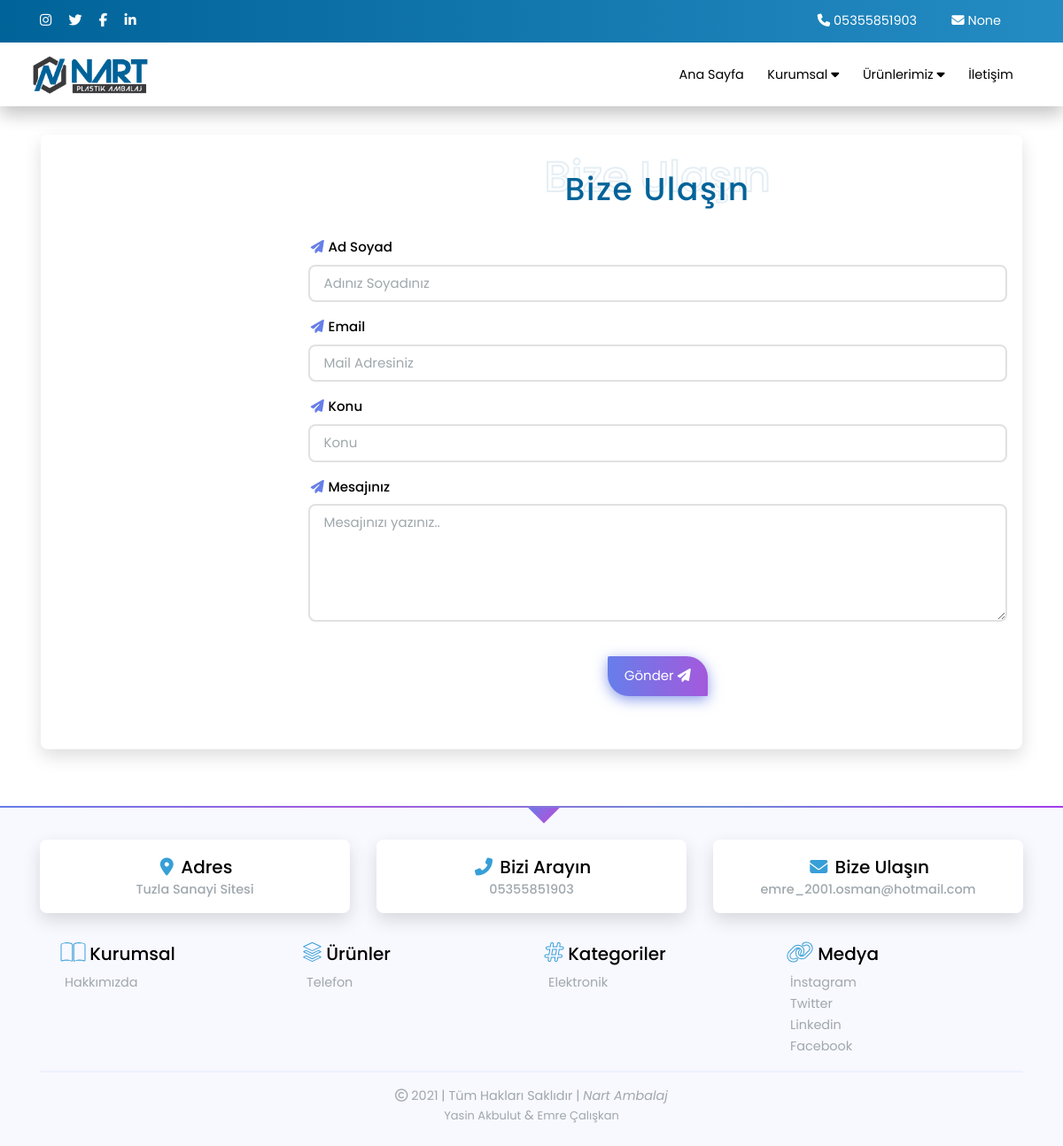
Page /page/iletisim on the committed database.
### page/models.py (models this page shows, shortened)
class SiteSettings(models.Model):
    site_ismi = models.CharField(
        max_length=200,
        null=True,
        blank=True,
        verbose_name='Site İsmi(Nart Plastik olmalı)'
    )
    firma_mail_adres = models.CharField(
        max_length=200,
        null=True,
        blank=True,
        verbose_name='Firmanın Mail Adresi'
    )
    firma_telefonu = models.CharField(
        max_length=200,
        null=True,
        blank=True,
        verbose_name='Firma Telefon Numarası'
    )
    firma_kisa_adres = models.CharField(
        max_length=450,
        null=True,
        blank=True,
        verbose_name='Firma Kısa Adresi'
    )
    firma_harita_kodu = models.TextField(
        null=True,
        blank=True,
        verbose_name='Harita Kodu(Google Maps Kodu)'
    )
    site_aciklama = models.TextField(
        null=True,
        blank=True,
        verbose_name='Site Açıklaması(Site)(Google Kısmı)'
    )
    site_keywords = models.TextField(
        null=True,
        blank=True,
        verbose_name='Site Anahtar Kelimeleri(Keywords)'
    )
    smtp_mail_server = models.CharField(
        max_length=200,
        null=True,
        blank=True,
    )
    smtp_mail_name = models.CharField(
        max_length=200,
        null=True,
        blank=True,
    )
    smtp_port = models.IntegerField(
        null=True,
        blank=True,
    )
    smtp_mail_password = models.CharField(
        max_length=200,
        null=True,
        blank=True,
    )
    google_analytics = models.TextField(
        null=True,
        blank=True,
        verbose_name='Google Anaylytics Kodu(Burayı Gerekmedikçe Değiştirmeyin)'
    )
    google_adsense = models.TextField(
        null=True,
        blank=True,
        verbose_name='Google Adsense Kodu(Burayı Gerekmedikçe Değiştirmeyin)'
    )
    google_search = models.TextField(
        null=True,
        blank=True,
        verbose_name='Google Search Kodu(Burayı Gerekmedikçe Değiştirmeyin)'
    )
    instagram_hesabi = models.CharField(
        max_length=200,
        verbose_name='Instagram Adresi',
        null=True,
        blank=True,
    )
    twitter_hesabi = models.CharField(
        max_length=200,
        verbose_name='Twitter Adresi',
        null=True,
        blank=True,
    )
    facebook_hesabi = models.CharField(
        max_length=200,
        verbose_name='Facebook Adresi',
        null=True,
        blank=True,
    )
    linkedin_hesabi = models.CharField(
        max_length=200,
        verbose_name='Linkedin Adresi',
        null=True,
        blank=True,
    )
    kisisel_telefon_numarasi = models.CharField(
       max_length=200,
       verbose_name='Telefon Numarası',
       null=True,
       blank=True,
    )
    mail_adresi = models.CharField(
       max_length=200,
       verbose_name='Mail Adresi',
       null=True,
       blank=True,
    )
    firma_harita_link = models.TextField(
        null=True,
        blank=True,
        verbose_name='Firma Harita Link(Burasını Gerekmedikçe Değiştirmeyin)'
    )
    class Meta:
        verbose_name = 'Site Ayarları'
        verbose_name_plural = 'Ayarlar'

class Page(models.Model):
    title = models.CharField(max_length=200)
    content = RichTextField()
    cover_image = models.ImageField(
        upload_to='page',
        null=True,
        blank=True,
        )
    slug = models.SlugField(
        max_length=200,
        default="",
    )
    status = models.CharField(
        default=DEFAULT_STATUS,
        choices=STATUS,
        max_length=10
    )
    created_at = models.DateTimeField(auto_now_add=True)
    updated_at = models.DateTimeField(auto_now=True)
    class Meta:
        verbose_name = 'Sayfalar'
        verbose_name_plural = 'Sayfalar'

### product/models.py (models this page shows, shortened)
class Product(models.Model):
    product_name = models.CharField(
        max_length=250,
        verbose_name="Ürün İsmi"
        )
    product_desc = models.TextField()
    product_categories = models.ForeignKey(
        CategoriesModel,
        on_delete=models.CASCADE,
        verbose_name="Ürün Kategorisi",
        related_name="Kategori",
        null=True,
        blank=True,
        )
    slug = models.SlugField(
        max_length=200,
        default="",
    )
    created_at = models.DateTimeField(auto_now_add=True)
    updated_at = models.DateTimeField(auto_now=True)
    cover_image = models.ImageField(
        upload_to = 'product_main_image',
        null = True,
        blank = True,
    )
    class Meta:
        verbose_name = 'Ürünler'
        verbose_name_plural = 'Ürünler'

class CategoriesModel(models.Model):
    categorie_name = models.CharField(
        max_length=100,
        verbose_name="Kategori İsmi",
    )
    slug = models.SlugField(
        max_length=200,
        default="",
    )
    cover_image = models.ImageField(
        verbose_name='Kategori Resmi',
        upload_to = 'category_main_image',
        null = True,
        blank = True,
    )
    created_at = models.DateTimeField(auto_now_add=True)
    updated_at = models.DateTimeField(auto_now=True)
    class Meta:
        verbose_name = 'Kategoriler'
        verbose_name_plural = 'Kategoriler'

### page/views.py (the view, shortened to what this page needs)
# urls.py: path('iletisim',views.contact,name="contact"),
def contact(request):
    context = dict()
    mail_to = SiteSettings.objects.get(site_ismi = 'Nart Plastik')
    context['site_settings'] = mail_to
    pages = Page.objects.all()
    categories = CategoriesModel.objects.all()
    context['pages'] = pages
    context['categories'] = categories
    footer_product = Product.objects.all()[:5]
    footer_catregories = CategoriesModel.objects.all()[:5]
    context['footer_p'] = footer_product
    context['footer_c'] = footer_catregories
    return render(request, "contact.html", context)

### templates/contact.html (shortened to what this page needs)
{% extends 'layout.html' %}
{% block body %}
<div class="contact mt-3">
    <div class="container p-3">
        <div class="contact-area">
            <div class="row">
                <div class="col-lg-3 col-12">
                    <div class="map">
                        <iframe src="{{ site_settings.firma_harita_kodu }}" width="600" height="450" style="border:0;" allowfullscreen="" loading="lazy"></iframe>
                    </div>
                </div>
                <div class="col-lg-9 col-12 form-area">
                    <div class="head" data-aos="zoom-in">
                        <h1 data-value="Bize Ulaşın">Bize Ulaşın</h1>
                    </div>
                    <div class="form">
                        <form action="" method="POST">
                            <div class="inputBox">
                                <label for="">Ad Soyad</label>
                                <input type="text" name="full-name" placeholder="Adınız Soyadınız" id="" required>
                            </div>
                            <div class="inputBox">
                                <label for="">Email</label>
                                <input type="text" name="from-mail" placeholder="Mail Adresiniz" id="" required>
                            </div>
                            <div class="inputBox">
                                <label for="">Konu</label>
                                <input type="text" name="subject" placeholder="Konu" id="" required>
                            </div>
                            <div class="inputBox">
                                <label for="">Mesajınız</label>
                                <textarea name="message" id="" placeholder="Mesajınızı yazınız.." cols="30" rows="5"></textarea>
                            </div>
                            <div class="btn" data-aos="zoom-in">
                                <button type="submit" class="btn-hover color">Gönder <i class="fa fa-paper-plane"></i></button>
                            </div>
                        </form>
                    </div>
                </div>
            </div>
        </div>
    </div>
</div>
{% endblock %}

### templates/includes/header.html (shortened to what this page needs)
{% load static %}
<header class="header">
    <div class="header-up">
        <div class="container">
            <div class="row">
                <div class="col-md-6 col-0 social-icons">
                    <ul>
                        {% if site_settings %}
                        <li><a title="Instagram" href="{{ site_settings.instagram_hesabi }}"><i class="fa fa-instagram"></i></a></li>
                        <li><a title="Twitter" href="{{ site_settings.twitter_hesabi }}"><i class="fa fa-twitter"></i></a></li>
                        <li><a title="Facebook" href="{{ site_settings.facebook_hesabi }}"><i class="fa fa-facebook-f"></i></a></li>
                        <li><a title="Linkedin" href="{{ site_settings.linkedin_hesabi }}"><i class="fab fa-linkedin-in"></i></a></li>
                        {% endif %}
                    </ul>
                </div>
                <div class="col-md-6 col-12 contact-links">
                    <ul>
                        {% if site_settings %}
                        <li><a href="tel:{{ site_settings.firma_telefonu }}"><i class="fa fa-phone"></i> {{ site_settings.firma_telefonu }}</a></li>
                        <li><a href="mailto:{{ site_settings.mail_adresi }}"><i class="fa fa-envelope"></i> {{ site_settings.mail_adresi }}</a></li>
                        {% endif %}
                    </ul>
                </div>
            </div>
        </div>
    </div>
    <div class="header-down">
        <div class="container">
            <div class="row">
                <div class="col-lg-2 col-md-3 col-12 logo-col">
                    <div class="logo">
                        <a href="{% url 'index' %}">
                            <img src="{% static 'images/logo.png' %}" alt="yüklenemedi..">
                        </a>
                    </div>
                </div>
                <div class="col-lg-10 col-md-9 col-0 nav-col">
                    <div class="nav-links">
                        <ul>
                            <li><a href="{% url 'index' %}">Ana Sayfa</a></li>
                            <li>
                                <span>Kurumsal <i class="fa fa-caret-down"></i></span>
                            </li>
                            <li>
                                <span>Ürünlerimiz <i class="fa fa-caret-down"></i></span>
                            </li>
                            <li><a href="{% url 'page:contact' %}">İletişim</a></li>
                        </ul>
                    </div>
                </div>
            </div>
        </div>
    </div>
</header>

### templates/includes/footer.html
<div class="top-border mt-5"></div>
<div class="footer-area">
    <div class="container">
        <div class="row mt-1 mb-4">
            <div class="col-md-4 col-12 my-2">
                <div class="link" data-aos="zoom-in">
                    {% if site_settings %}
                    <a href="{{ site_settings.firma_harita_link }}">
                        <i class="fa fa-map-marker"></i> Adres
                        <p class="text-small m-0">{{ site_settings.firma_kisa_adres }}</p>
                    </a>
                    {% endif %}
                </div>
            </div>
            <div class="col-md-4 col-12 my-2">
                <div class="link" data-aos="zoom-in">
                    {% if site_settings %}
                    <a href="tel:{{ site_settings.firma_telefonu }}">
                        <i class="fa fa-phone-alt"></i> Bizi Arayın
                        <p class="text-small m-0">{{ site_settings.firma_telefonu }}</p>
                    </a>
                    {% endif %}
                </div>
            </div>
            <div class="col-md-4 col-12 my-2">
                {% if site_settings %}
                <div class="link" data-aos="zoom-in">
                    <a href="mailto:{{ site_settings.firma_mail_adres }}">
                        <i class="fa fa-envelope"></i> Bize Ulaşın
                        <p class="text-small m-0">{{ site_settings.firma_mail_adres }}</p>
                    </a>
                </div>
                {% endif %}
            </div>
        </div>
        <div class="row px-4">
            <div class="col-md-3 col-sm-6 col-12">
                <h2><i class="fas fa-book-open"></i> Kurumsal</h2>
                <ul>
                    {% if pages %}
                    {% for page in pages %}
                    <li><a href="{% url 'page:corporate' page.slug %}">{{ page.title }}</a></li>
                    {% endfor %}
                    {% endif %}
                </ul>
            </div>
            <div class="col-md-3 col-sm-6 col-12">
                <h2><i class="fab fa-buffer"></i> Ürünler</h2>
                <ul>
                    {% if footer_p %}
                    {% for p in footer_p %}
                    <li><a href="{% url 'page:details' p.slug %}">{{ p.product_name }}</a></li>
                    {% endfor %}
                    {% endif %}
                </ul>
            </div>
            <div class="col-md-3 col-sm-6 col-12">
                <h2><i class="fa fa-hashtag"></i> Kategoriler</h2>
                <ul>
                    {% if footer_c %}
                    {% for c in footer_c %}
                    <li><a href="{% url 'page:filter_category' c.slug %}">{{ c.categorie_name }}</a></li>
                    {% endfor %}
                    {% endif %}
                </ul>
            </div>
            <div class="col-md-3 col-sm-6 col-12">
                <h2><i class="fa fa-link"></i> Medya</h2>
                <ul>
                    {% if site_settings %}
                    <li><a href="{{ site_settings.instagram_hesabi }}">İnstagram</a></li>
                    <li><a href="{{ site_settings.twitter_hesabi }}">Twitter</a></li>
                    <li><a href="{{ site_settings.linkedin_hesabi }}">Linkedin</a></li>
                    <li><a href="{{ site_settings.facebook_hesabi }}">Facebook</a></li>
                    {% endif %}
                </ul>
            </div>
        </div>
        <div class="line"></div>
        <div class="term m-0">
            <p class="m-0 text-small"><i class="fa fa-copyright"></i> 2021 | Tüm Hakları Saklıdır | <i>Nart Ambalaj</i>
            </p>
            <p class="m-0 text-small"><a href="https://www.linkedin.com/in/yasinakbulut/">Yasin Akbulut</a> & <a href="https://www.linkedin.com/in/osman-emre-caliskan/">Emre Çalışkan</a></p>
        </div>
    </div>
</div>

### rows in the picture
SiteSettings: firma_telefonu "05355851903", mail_adresi "None", firma_kisa_adres "Tuzla Sanayi Sitesi", firma_mail_adres "emre_2001.osman@hotmail.com"
Page: title "Hakkımızda"
Product: product_name "Telefon"
CategoriesModel: categorie_name "Elektronik"
